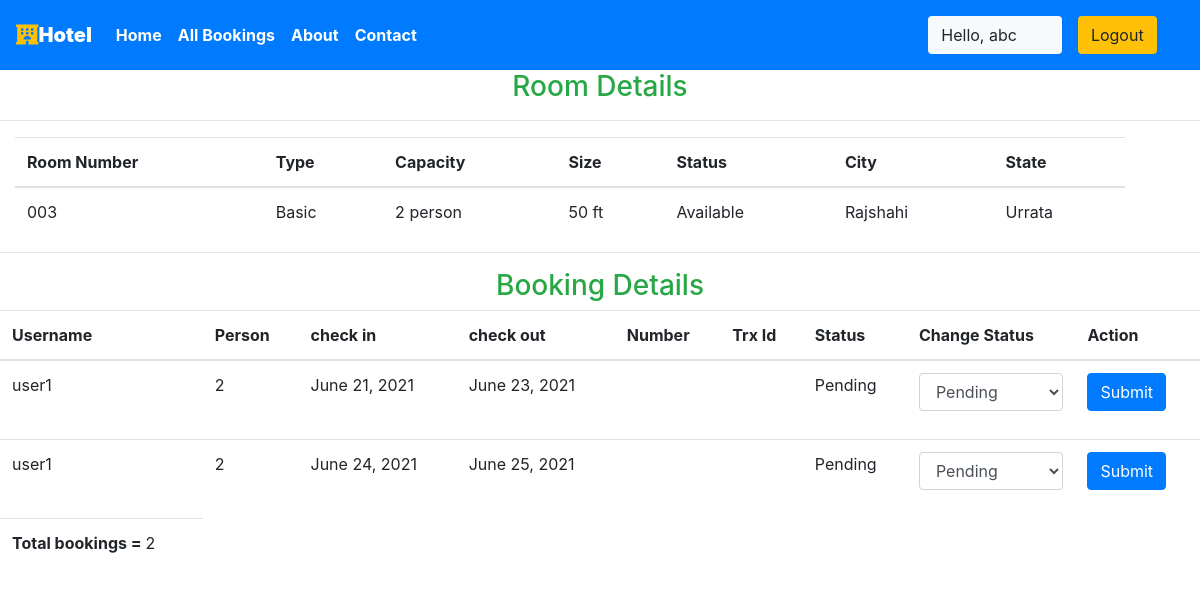
The app's page /staff/panel/view-room?roomid=9 (signed in) with its own data.
### main/models.py (models this page shows, shortened)
class CustomUser(AbstractUser):
     date_of_birth = models.DateField(verbose_name=_("Date of birth"), blank=True, null=True)
     address1 = models.CharField(verbose_name=_("Address line 1"), max_length=1024, blank=True, null=True)
     zip_code = models.CharField(verbose_name=_("Postal Code"), max_length=12, blank=True, null=True)
     city = models.CharField(verbose_name=_("City"), max_length=1024, blank=True, null=True)
     country = CountryField(blank=True, null=True)
     phone_regex = RegexValidator(regex=r"^\+(?:[0-9]●?){6,14}[0-9]$", message=_("Enter a valid international mobile phone number starting with +(country code)"))
     mobile_phone = models.CharField(validators=[phone_regex], verbose_name=_("Mobile phone"), max_length=17, blank=True, null=True)
     photo = models.ImageField(verbose_name=_("Photo"), upload_to='photos/', default='photos/default-user-avatar.png')
     class Meta:
         ordering = ['last_name']

class Room(models.Model):
    ROOM_STATUS = (
    ("1", "available"),
    ("2", "not available"),
    )
    ROOM_TYPE = (
    ("1", "Premium"),
    ("2", "Deluxe"),
    ("3","Basic"),
    )
    id = models.AutoField(primary_key=True)
    room_type = models.CharField(max_length=50,choices = ROOM_TYPE)
    capacity = models.IntegerField()
    price = models.IntegerField()
    size = models.IntegerField()
    hotel = models.ForeignKey(Hotel, on_delete = models.CASCADE)
    status = models.CharField(choices =ROOM_STATUS,max_length = 15)
    roomnumber = models.IntegerField()
    photo=models.ImageField(upload_to='room/', null=True, blank=True)
    Services=models.CharField(max_length=30,null=True)

class Hotel(models.Model):
    id = models.AutoField(primary_key=True)
    name = models.CharField(max_length=30,null=True)
    owner = models.ForeignKey(CustomUser, blank=True, null=True, on_delete=models.CASCADE)
    location = models.CharField(max_length=50)
    state = models.CharField(max_length=50,null=True)
    country = models.CharField(max_length=50,null=True)
    photo=models.ImageField(upload_to='hotel/', null=True, blank=True)

class Reservation(models.Model):
    Reservation_STATUS = (
    ("1", "Pending"),
    ("2", "Approved"),
    ("3", "Canceled"),
    )
    status=models.CharField(choices=Reservation_STATUS, max_length=15, default="Pending")
    id = models.AutoField(primary_key=True)
    check_in = models.DateField(auto_now =False)
    check_out = models.DateField()
    room = models.ForeignKey(Room, on_delete = models.CASCADE)
    guest = models.ForeignKey(CustomUser, on_delete= models.CASCADE)
    payment_number=models.CharField(max_length=20)
    trnxid=models.CharField(max_length=250)
    booking_id = models.CharField(max_length=100,default="null")

### main/views.py (the view)
# urls.py: path('staff/panel/view-room', views.view_room,name="viewroom"),
@login_required(login_url='/staff')
def view_room(request):
    room_id = request.GET['roomid']
    room = Room.objects.all().get(id=room_id)
    reservation = Reservation.objects.all().filter(room=room)
    return HttpResponse(render(request,'staff/viewroom.html',{'room':room,'reservations':reservation}))

### main/templatetags/app_tags.py (called while the page is built)
@register.filter(name='has_group')
def has_group(user, group_name):
    group = Group.objects.get(name=group_name)
    return True if group in user.groups.all() else False

### templates/staff/viewroom.html (shortened to what this page needs)
 {% extends 'basic.html' %} {% block title %}View Room {% endblock title %}
  {% block body %}
<h3 class="text-success" style="text-align: center;">Room Details</h3>
<hr>
<div class="container mx-0 ">
  <table class="table">
    <thead>
        <th>Room Number</th>
        <th>Type</th>
        <th>Capacity</th>
        <th>Size</th>
        <th>Status</th>
        <th>City</th>
        <th>State</th>
    </thead>
    <tr>
      <td>00{{room.roomnumber}}</td>
      <td>{{room.get_room_type_display}}</td>
      <td>{{room.capacity}} person</td>
      <td>{{room.size}} ft</td>
      <td>{{room.get_status_display| capfirst}}</td>
      <td>{{room.hotel.location| capfirst}}</td>
      <td>{{room.hotel.state| capfirst}}</td>
    </tr>
  </table>
</div>
<hr> {% if reservations %}
<h3 class="text-success"  style="text-align: center;">Booking Details</h3>
<table class="table">
    <thead>
        <th>Username</th>
        <th>Person</th>
        <th>check in</th>
        <th>check out</th>
        <th>Number</th>
        <th>Trx Id</th>
        <th>Status</th>
        <th>Change Status</th>
        <th>Action</th>
    </thead>
    {% for each_detail in reservations %}
    <tr>
        <td>{{each_detail.guest.username}}</td>
        <td>{{each_detail.room.capacity}}</td>
        <td>{{each_detail.check_in}}</td>
        <td>{{each_detail.check_out}}</td>
        <td>{{each_detail.payment_number}}</td>
        <td>{{each_detail.trnxid}}</td>
        <td>{{each_detail.get_status_display}}</td>
        <td>
        <form action="/staff/panel/change-status" method="POST" enctype="multipart/form-data">
                <div class="form-group">
                  <select class="form-control" name="status" id="roomtype">
                    <option value="1">Pending</option>
                  </select>
                </div>
        </td>
        <td><button type="submit" class="btn btn-primary">Submit</button>
        {% endfor %}
        </td>
    </tr>
    <tr>
        <td><b>Total bookings = </b>{{reservations | length}}</td>
    </tr>
</table>
{% else %}
<p>No details found</p>
{% endif %}
 {% endblock body %}

### templates/basic.html (shortened to what this page needs)
{% load static %}
{% load app_tags %}
<!DOCTYPE html>
<!DOCTYPE html>
<html lang="en">
<head>
    <link rel="stylesheet" href="https://use.fontawesome.com/releases/v5.7.0/css/all.css">
    <link rel="stylesheet" href="{% static 'bootstrap\bootstrap.css' %}">
    <link rel="stylesheet" href="https://maxcdn.bootstrapcdn.com/bootstrap/4.5.0/css/bootstrap.min.css" >
</head>
<body style="dbackground-image: url('https://source.unsplash.com/random');height: 100%;">
    <div class="container-fluid px-0">
        <nav class="navbar navbar-expand-lg navbar-dark bg-primary font-weight-bold">
            <a class="navbar-brand text-bold bg-black " href="/"><i class="fas fa-hotel text-warning"></i><b>Hotel </b></a>
            <div class="collapse navbar-collapse " id="navbarSupportedContent">
                <ul class="navbar-nav mr-auto ">
                    <li class="nav-item active">
                        <a class="nav-link text-bold " href="/"> Home</a>
                    </li>
                    {% if user.is_staff %}
                    <li class="nav-item active">
                            <a class="nav-link text-bold" href="/staff/allbookings">All Bookings </a>
                        </li>
                    {% endif %}
                    <li class="nav-item active">
                        <a class="nav-link text-bold" href="/about">About</a>
                    </li>
                    <li class="nav-item active">
                        <a class="nav-link text-bold" href="/contact">Contact </a>
                    </li>
                </ul>
                {% if user.is_authenticated %}
                      <button class="btn btn-group bg-light" data-toggle="modal" data-target="#forlogin">
                       Hello, {{request.user.username}}
                       <a href="/logout" class="nav-link">
                    <button class="btn btn-group bg-warning" data-toggle="modal" data-target="#forlogin">
                        Logout
                    </button></a>&nbsp; &nbsp;
                    </button>
                {% endif %}
            </div>
        </nav>
    </div>
    {% block body %}
    {% endblock body %}
</body>
</html>

### templates/basic.html (style rules this page uses)
a { text-decoration: none; }

### records on screen
CustomUser: user.username "abc"
Room: roomnumber "3", room_type "Basic", capacity "2", size "50", status "Available", hotel.location "Rajshahi", hotel.state "Urrata"
Reservation: guest.username "user1", room.capacity "2", check_in "June 21, 2021", check_out "June 23, 2021", status "Pending"
Reservation: guest.username "user1", room.capacity "2", check_in "June 24, 2021", check_out "June 25, 2021", status "Pending"

### other values on screen
{{ reservations | length }} "2"
